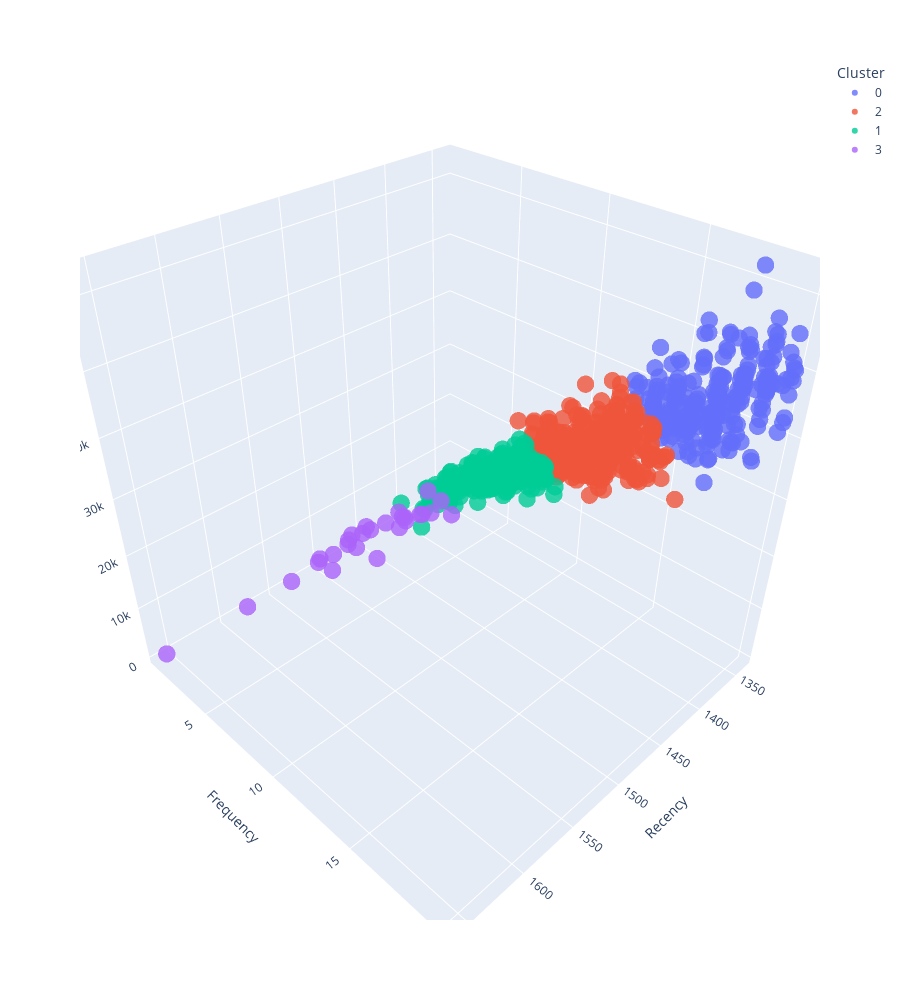

The notebook cell this image was saved under:
### Code cell
import plotly.express as px

# Create a DataFrame with the RFM scores and cluster labels
df = pd.DataFrame(X, columns=['Recency', 'Frequency', 'Monetary'])
df['Cluster'] = y_kmeans
df['Cluster'] = df['Cluster'].astype('str')

# Create the plot
fig = px.scatter_3d(df, x='Recency', y='Frequency', z='Monetary',
                    color='Cluster', opacity=0.8, size_max=1, height=1000)

fig.update_traces(marker=dict(size=6))

fig.show()

### Figure 1 — Plotly figure (JSON) as saved in the notebook; plotly's stock layout.template omitted (floating-point values rounded to 4 significant figures; data arrays with more than 128 entries replaced by an {"elided": "..."} marker saying what was removed)
{"data": [{"hovertemplate": "Cluster=0<br>Recency=%{x}<br>Frequency=%{y}<br>Monetary=%{z}<extra></extra>", "legendgroup": "0", "marker": {"color": "#636efa", "opacity": 0.8, "size": 6, "symbol": "circle"}, "mode": "markers", "name": "0", "scene": "scene", "showlegend": true, "type": "scatter3d", "x": {"elided": "241 int values"}, "y": {"elided": "241 int values"}, "z": {"elided": "241 int values"}}, {"hovertemplate": "Cluster=2<br>Recency=%{x}<br>Frequency=%{y}<br>Monetary=%{z}<extra></extra>", "legendgroup": "2", "marker": {"color": "#EF553B", "opacity": 0.8, "size": 6, "symbol": "circle"}, "mode": "markers", "name": "2", "scene": "scene", "showlegend": true, "type": "scatter3d", "x": {"elided": "273 int values"}, "y": {"elided": "273 int values"}, "z": {"elided": "273 int values"}}, {"hovertemplate": "Cluster=1<br>Recency=%{x}<br>Frequency=%{y}<br>Monetary=%{z}<extra></extra>", "legendgroup": "1", "marker": {"color": "#00cc96", "opacity": 0.8, "size": 6, "symbol": "circle"}, "mode": "markers", "name": "1", "scene": "scene", "showlegend": true, "type": "scatter3d", "x": {"elided": "229 int values"}, "y": {"elided": "229 int values"}, "z": {"elided": "229 int values"}}, {"hovertemplate": "Cluster=3<br>Recency=%{x}<br>Frequency=%{y}<br>Monetary=%{z}<extra></extra>", "legendgroup": "3", "marker": {"color": "#ab63fa", "opacity": 0.8, "size": 6, "symbol": "circle"}, "mode": "markers", "name": "3", "scene": "scene", "showlegend": true, "type": "scatter3d", "x": [1427, 1486, 1414, 1465, 1438, 1422, 1456, 1579, 1469, 1418, 1503, 1544, 1447, 1464, 1422, 1414, 1425, 1422, 1478, 1657, 1501, 1473, 1468, 1433, 1418, 1445, 1513], "y": [4, 1, 4, 2, 2, 2, 2, 1, 1, 5, 1, 2, 1, 1, 6, 2, 4, 2, 4, 1, 2, 2, 1, 5, 2, 4, 2], "z": [9055, 1436, 8062, 5543, 4947, 5647, 5359, 835, 1784, 12668, 1579, 4068, 3317, 3310, 11936, 2938, 8876, 2259, 5232, 745, 1490, 3338, 2621, 16153, 4230, 10295, 5331]}], "layout": {"height": 1000, "legend": {"title": {"text": "Cluster"}, "tracegroupgap": 0}, "margin": {"t": 60}, "scene": {"domain": {"x": [0, 1], "y": [0, 1]}, "xaxis": {"title": {"text": "Recency"}}, "yaxis": {"title": {"text": "Frequency"}}, "zaxis": {"title": {"text": "Monetary"}}}}}
